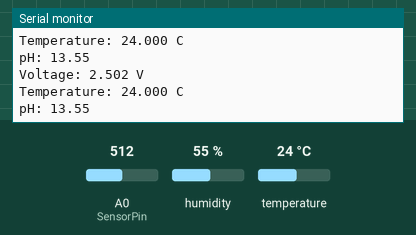
Recording of a sketch running on a simulated Arduino Uno, built with avr-gcc and run on an emulated ATmega328P. On the bench: the last lines printed to the serial monitor. The inputs (shaded band) are chosen by the test bench; at power-on: temperature 24 °C, A0 (SensorPin) = 512, humidity 55 %.

Above: at 5.8 s.
5.9 s: temperature set to 12 °C
At 10.5 s:
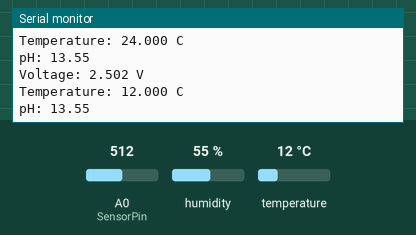
11.9 s: A0 (SensorPin) set to 716
At 15.8 s:
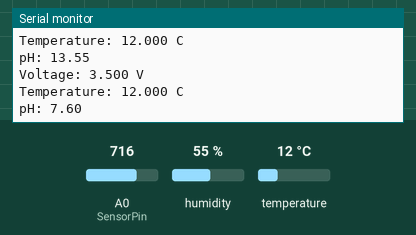
17.9 s: temperature set to 19 °C
At 21.0 s:
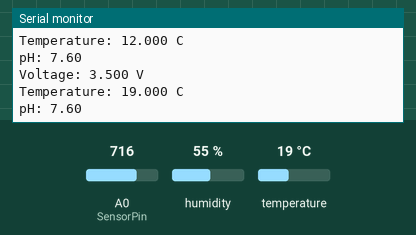
23.9 s: A0 (SensorPin) set to 900
At 26.3 s:
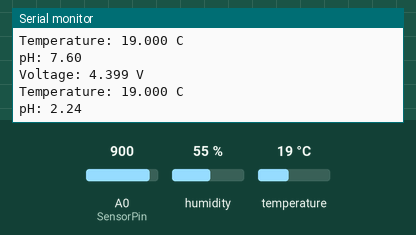
Timing chart, 0 to 27.8 s (numbered marks = the images above; inputs shaded):
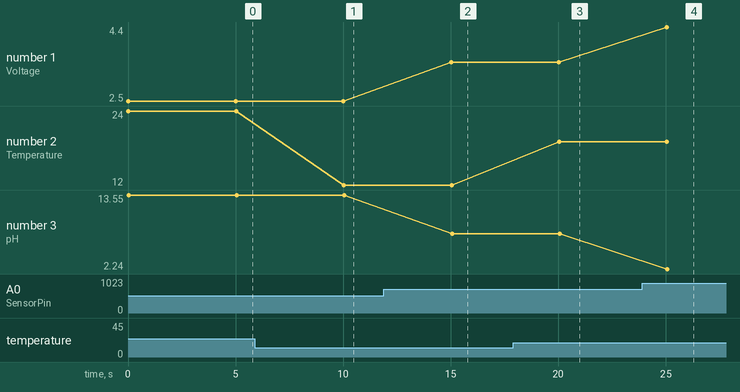

The sketch:

pH_calibrating.ino
```cpp
#include <DHT.h>


#define SensorPin A0

#define DHTPIN 2
#define DHTTYPE DHT22

DHT dht(DHTPIN, DHTTYPE);


// Calibrations (old sensor) recalibrated on 28/1/26
float phSlope = -5.96;
float phIntercept = 28.46;

// new sensor //rubbish
// float pHSlope = -57.47;
// float pHIntercept = 204.4;

void setup() {
  Serial.begin(9600);
  // Serial.println("pH Sensor Calibration (HW-828 + E-201WL)"); // old
  dht.begin();
  // sensor_t sensor;
}

void loop() {
  int sensorValue = analogRead(SensorPin);
  float voltage = sensorValue * (5.0 / 1023.0);
  float phValue = phSlope * voltage + phIntercept;
  Serial.print("Voltage: ");
  Serial.print(voltage, 3);
  Serial.println(" V");

  float airTemp = dht.readTemperature();
  Serial.print("Temperature: ");
  Serial.print(airTemp, 3);
  Serial.println(" C");

  Serial.print("pH: ");
  Serial.print(phValue);
  Serial.println();
  delay(5000);
}
```

Measured:
- after the input at 5.9 s, the serial monitor: prints a new line after 4.1 s (image 1)
- after the input at 11.9 s, the serial monitor: prints a new line after 3.1 s (image 2)
- after the input at 17.9 s, the serial monitor: prints a new line after 2.1 s (image 3)
- after the input at 23.9 s, the serial monitor: prints a new line after 1.1 s (image 4)
- plotted number 1: 2.5 → 3.5 after the input at 11.9 s, 3.5 → 4.4 after the input at 23.9 s
- plotted number 2: 24 → 12 after the input at 5.9 s, 12 → 19 after the input at 17.9 s
- plotted number 3: 13.55 → 7.6 after the input at 11.9 s, 7.6 → 2.24 after the input at 23.9 s
